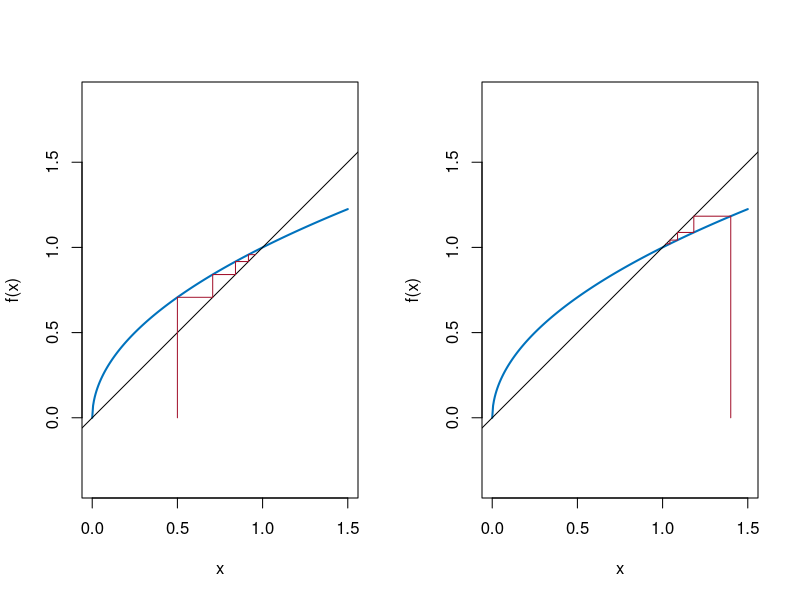

Recreate this plot in R.
# Fig. 1.26: Staircase diagrams for x_{n+1} = sqrt(x_n) (book, Section 1.4, Eq. 1.31)
# x_0 = 0.5 (left) and x_0 = 1.4 (right); the staircase runs toward the intersection of f(x) = sqrt(x) with y = x
# (c) 2026 Philipp Kügler · Program for the book "Dynamical Systems in the Life Sciences" · MIT License (see LICENSE)
treppe <- function(x, unten = 0) {      # points of the staircase: vertically to the graph, horizontally to the diagonal
  px <- x[1]; py <- unten
  for (k in 1:(length(x) - 1)) { px <- c(px, x[k], x[k + 1]); py <- c(py, x[k + 1], x[k + 1]) }
  list(x = px, y = py)
}
xx <- seq(0, 1.5, length.out = 300)
N <- 4
par(mfrow = c(1, 2))
for (x0 in c(0.5, 1.4)) {
  x <- numeric(N + 1); x[1] <- x0
  for (k in 1:N) x[k + 1] <- sqrt(x[k])
  cat(sprintf("x_0 = %g:", x0), sprintf("%.4f", x), "\n")
  plot(xx, sqrt(xx), type = "l", col = rgb(0, 0.447, 0.741), lwd = 2, asp = 1, xlim = c(0, 1.5), ylim = c(0, 1.5),
       xlab = "x", ylab = "f(x)")
  abline(0, 1)
  lines(treppe(x), col = rgb(0.64, 0.08, 0.18))
}
